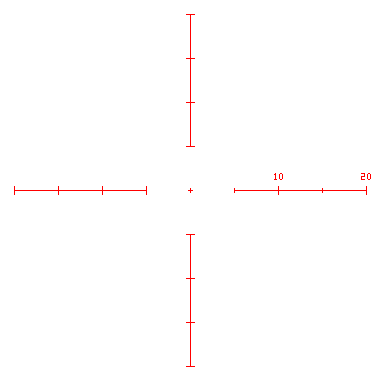
#> input picture red/reticle_type_0/3.png, 380 x 380 px; its folder holds 4 pictures in this run
$ python ccdreticle.py
#> lines starting #> are read from the running program, lines starting #| are printed output that depends on the picture
from PIL import Image,ImageColor
from os import walk

colorTobeReplace = ImageColor.getcolor("#ff0000", "RGB")
newColor = ImageColor.getcolor("#32a852", "RGB")
transparentColor = ImageColor.getcolor("#00000000", "RGBA")

horizontalLine = 191
verticalLine = 191

def removeTopRetical(pixels,x,y):
    if(x>=175 and x<=205 and y <= 185):
        pixels[x,y] = transparentColor

def formatDots(xDotsCoordinate,yDotsCoordinate):
    lengthMinorArr = len(xDotsCoordinate) // 2
    xMinor_1 = xDotsCoordinate[:lengthMinorArr]
    xMinor_2 = xDotsCoordinate[lengthMinorArr:]

    xMinor_2.pop(0)

    if xDotsCoordinate[3] - xDotsCoordinate[2] > 25:
        return xMinor_1,xMinor_2,yDotsCoordinate
    else:
        xMinor_1.reverse()
        xMinor_1 = [x for index,x in enumerate(xMinor_1) if index%2==1]
        xMinor_2 = [y for index,y in enumerate(xMinor_2) if index%2==1]
        xMinor_1.reverse()
        yResult = [yCoor for index, yCoor in enumerate(yDotsCoordinate) if index%2==1]
        return xMinor_1,xMinor_2,yResult


filenames = next(walk("./red/reticle_type_0"), (None, None, []))[2]


for filename in filenames:
    image = Image.open(f'./red/reticle_type_0/{filename}',"r")
#> image is the input picture: PIL image 380x380 RGBA; mean R, G, B, A 1.3, 0, 0, 1.3
    pixels = image.load()
    width, height = image.size
#> width = 380; height = 380

    xDotsCoordinate = []
    yDotsCoordinate = []
    lDots = []
    rDots = []

    for x in range(width):
        for y in range(height):
            removeTopRetical(pixels,x,y)

    for x in range(width):
        r, g, b, a = pixels[(x, horizontalLine)]
        if (r, g, b) == colorTobeReplace:
            xDotsCoordinate.append(x)
#> this loop made 380 passes
#> (r, a) on passes 1 to 3: (0, 0), (0, 0), (0, 0)
#> after the loop, xDotsCoordinate = [14, 58, 102, 146, 190, 234, 278, 322, 366]

    for y in range(height):
        r, g, b, a = pixels[(verticalLine, y)]
        if (r, g, b) == colorTobeReplace:
            yDotsCoordinate.append(y)
#> after the loop, yDotsCoordinate = [190, 234, 278, 322, 366]

    x1,x2,yDots = formatDots(xDotsCoordinate,yDotsCoordinate[1:])
#> in formatDots, `lengthMinorArr = len(xDotsCoordinate) // 2`: lengthMinorArr = 4
#> in formatDots, `xMinor_1 = xDotsCoordinate[:lengthMinorArr]`: xMinor_1 = [14, 58, 102, 146]
#> in formatDots, `xMinor_2 = xDotsCoordinate[lengthMinorArr:]`: xMinor_2 = [190, 234, 278, 322, 366]
#> x1 = [14, 58, 102, 146]; x2 = [234, 278, 322, 366]; yDots = [234, 278, 322, 366]

    # print(x1,x2,yDots,None)
    for x in x1:
        for y in yDots:
            lDots.extend([(x,y),(x-1,y),(x,y+1),(x-1,y+1)])
#> this loop made 4 passes
#> x on passes 1 to 4: 14, 58, 102, 146
#> after the loop, lDots = 64 pairs, first value 13 to 146, second value 234 to 367

    for x in x2:
        for y in yDots:
            rDots.extend([(x,y),(x+1,y),(x,y+1),(x+1,y+1)])
#> this loop made 4 passes
#> x on passes 1 to 4: 234, 278, 322, 366
#> after the loop, rDots = 64 pairs, first value 234 to 367, second value 234 to 367

    for x in range(width):
        for y in range(height):
            if (x,y) in lDots+rDots:
                pixels[x,y] = colorTobeReplace

    image.save(f'./red/new_reticle_type_0/{filename}', 'PNG')
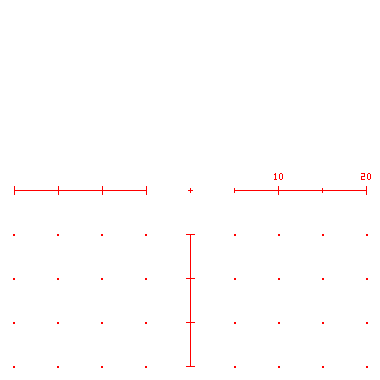
#> saved as 3.png: PIL image 380x380 RGBA; mean R, G, B, A 1.2, 0, 0, 1.2; transparent parts drawn white
#> pass 2 of the loop `for filename in filenames:`:
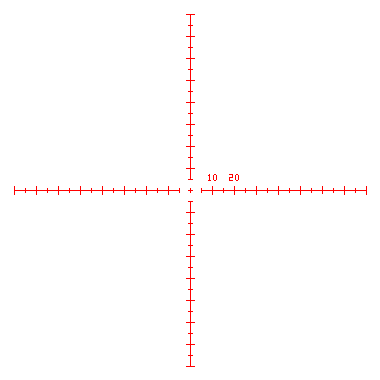
#> input picture red/reticle_type_0/0.png, 380 x 380 px
#> image is the input picture: PIL image 380x380 RGBA; mean R, G, B, A 2, 0, 0, 2
#> the loop `for x in range(width):` made 380 passes
#> the loop `for x in x1:` made 8 passes
#> x on passes 1 to 8: 14, 36, 58, 80, 102, 124, 146, 168
#> the loop `for x in x2:` made 8 passes
#> x on passes 1 to 8: 212, 234, 256, 278, 300, 322, 344, 366
#> `image.save(f'./red/new_reticle_type_0/{filename}', 'PNG')`:
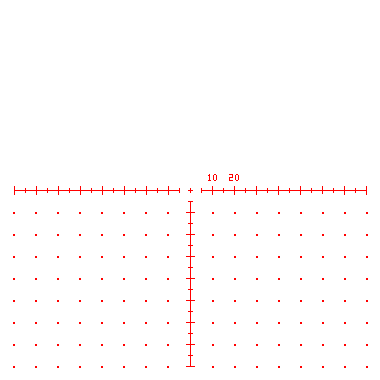
#> saved as 0.png: PIL image 380x380 RGBA; mean R, G, B, A 2.4, 0, 0, 2.4; transparent parts drawn white
